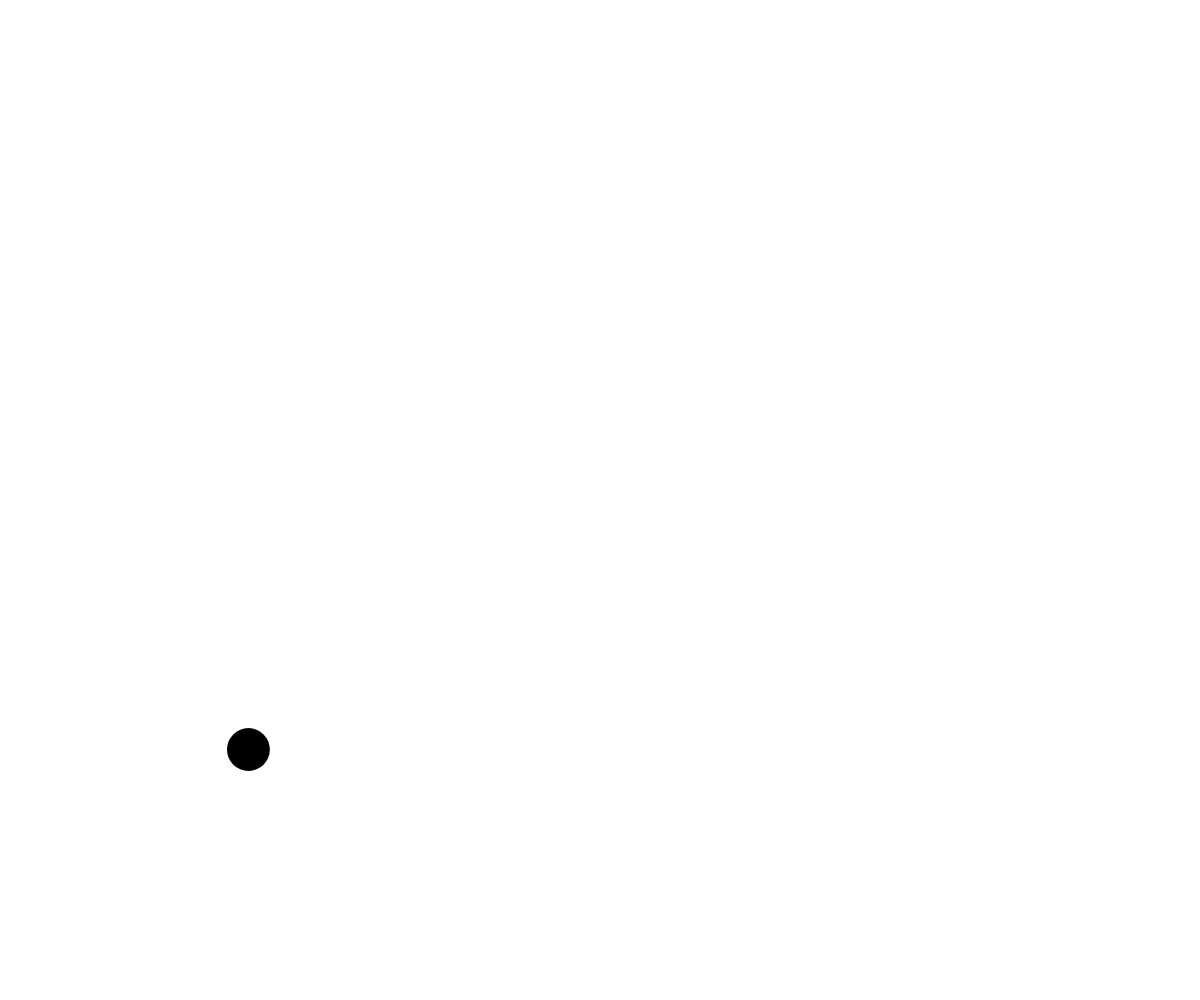
Frame 1 (no input)
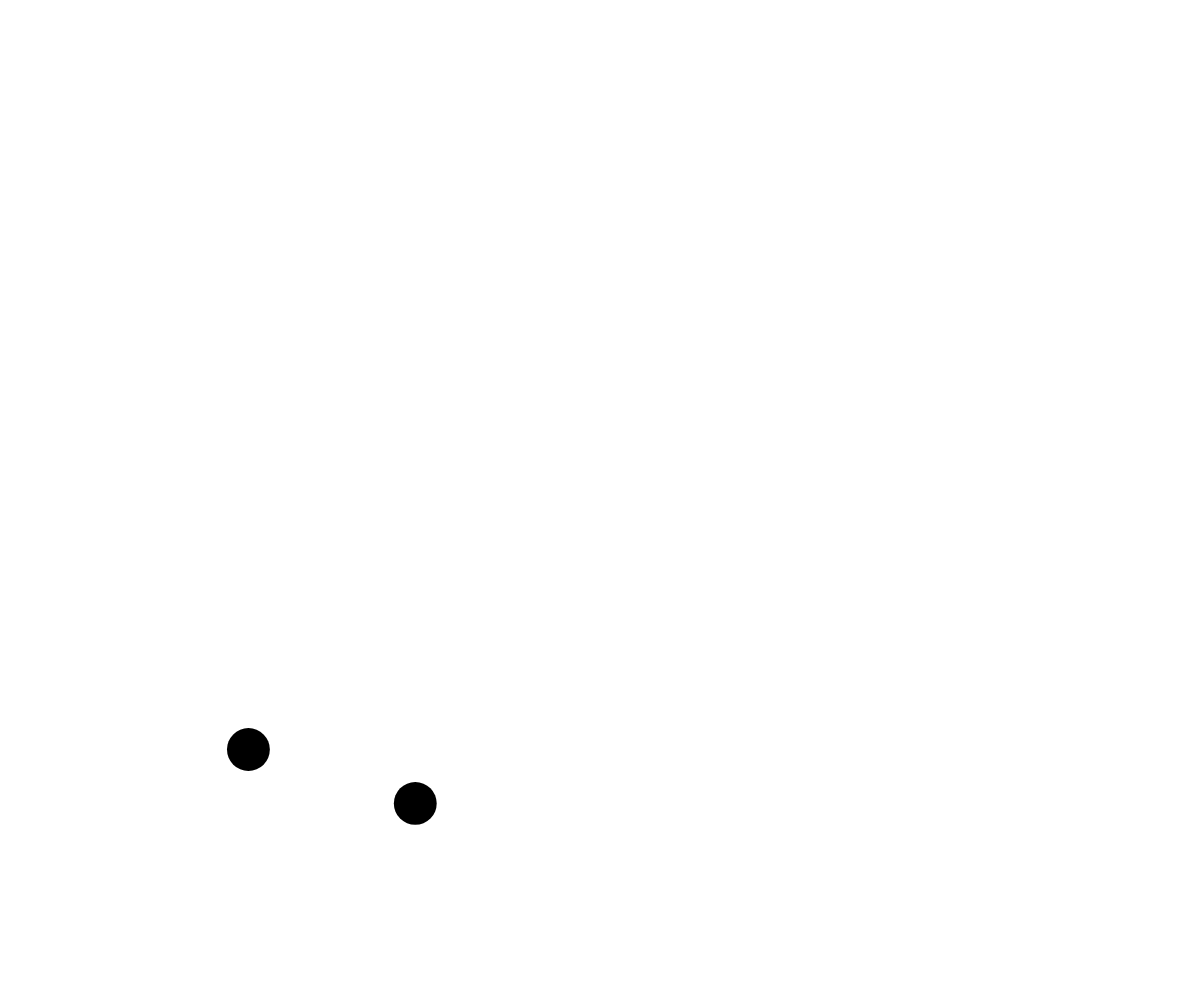
Frame 2 (the mouse pressed at the canvas centre, redrawn once)

The p5.js sketch that drew these frames (run headless with seeded random() and noise() and a simulated clock; the mouse was pressed at the canvas centre and the sketch redrawn once):

// p5.js sketch
// ── sketch.js
let scl = 20;
let r;

function setup() {
  createCanvas(windowWidth, windowHeight);
  r = random(50, 100);
}

function draw() {
  //background(255);
  fill(0);
  noStroke();
  ellipse(random(0, width), random(0, height), r/2, r/2);
  noLoop();
}
